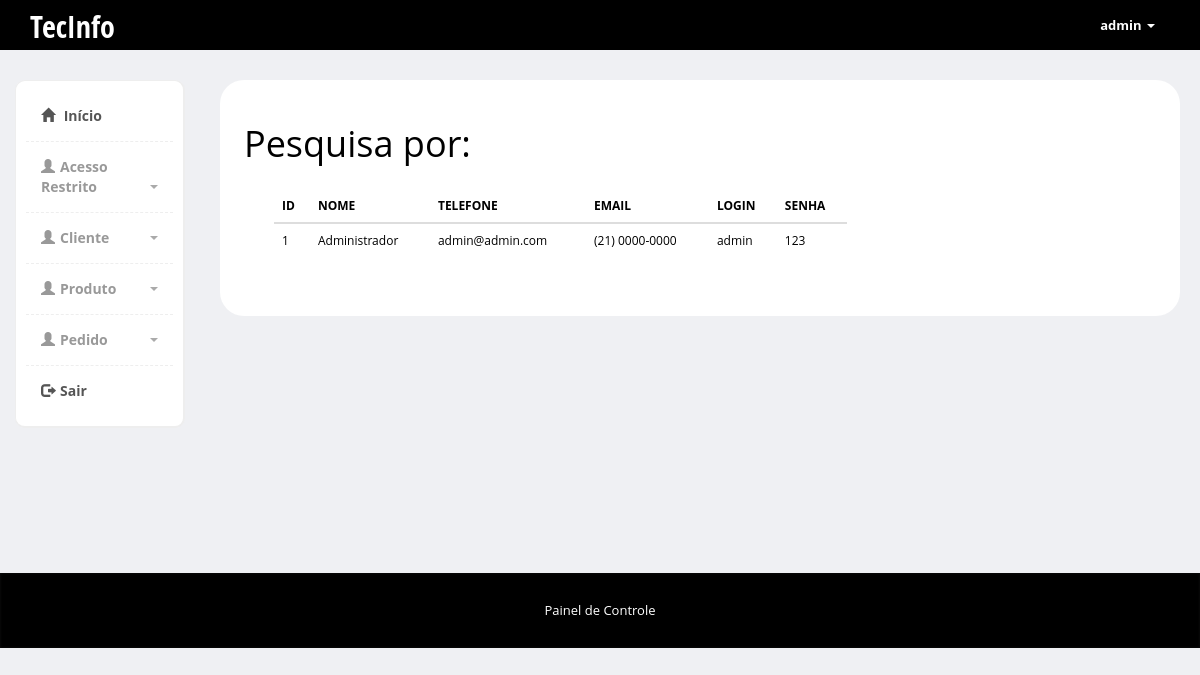
The app's page /admin/restrito-pesquisa-nome.php (signed in) with its own data.
### tables this page shows
CREATE TABLE `acesso_restrito` (
  `pk_restrito` int(11) NOT NULL,
  `nome` varchar(255) NOT NULL,
  `email` varchar(255) NOT NULL,
  `telefone` varchar(255) NOT NULL,
  `login` varchar(255) NOT NULL,
  `senha` varchar(255) NOT NULL
);

### admin/Restrito.class.php (called while the page is built, shortened)
<?php
class Restrito{
         public function pesquisarPorNome($nome){
        $pdo = Conexao::conexao();
        $sql = "SELECT * FROM acesso_restrito WHERE login like '%$nome%'";
        $consulta = $pdo->query($sql);
        while ($linha = $consulta->fetch(PDO::FETCH_ASSOC)){
            $dados[] = array(
                "id" => $linha['pk_restrito'],
                "nome" => $linha['nome'],
                "telefone" => $linha['telefone'],
                "email" => $linha['email'],
                "login" => $linha['login'],
                "senha" => $linha['senha'],
            );
        }
        return $dados;
    }
}

### admin/restrito-pesquisa-nome.php (the view, shortened to what this page needs)
<?php
require "Restrito.class.php";
$nome = $_POST['nome'];
$restrito = new Restrito();
$dados = $restrito->pesquisarPorNome($nome);
?>
<?php include "includes/header.php" ?>
    <section class="container table-responsive" style="background-color: white; width: 80%; padding: 2em; border-radius: 2em;  ">
        <h1>Pesquisa por: <?php echo $nome; ?></h1>
        <?php if(isset($dados)){ ?>
       <div class="col-md-10">
		  	<div class="row">
  				<div class="col-md-10">
		  				<div class="panel-body">
		  					<table class="table">
				              <thead>
				                <tr>
				                  <th>ID</th>
				                  <th>NOME</th>
				                  <th>TELEFONE</th>
				                  <th>EMAIL</th>
				                  <th>LOGIN</th>
				                  <th>SENHA</th>
				                </tr>
				              </thead>
				               <?php
								 foreach($dados as $dado => $coluna){
												echo "<tr>";
												echo "<td>".$coluna['id']."</td>";
												echo "<td>".$coluna['nome']."</td>";
												echo "<td>".$coluna['telefone']."</td>";
												echo "<td>".$coluna['email']."</td>";
												echo "<td>".$coluna['login']."</td>";
												echo "<td>".$coluna['senha']."</td>";
												echo "</tr>";
											}
								?>
								   <?php } ?>
				            </table>
		  				</div>
		  			</div>
  				</div>
  			</div>
    </section>
<br><br><br><br><br><br><br><br><br><br><br><br><br><br><br>
<?php include "includes/footer.php" ?>

### admin/css/styles.css (style rules this page uses)
body { font-family: 'Open Sans', sans-serif; position: relative; margin: 0px; font-size: 12px; padding: 0px; background-color:#FFFFFF; color:#000000; }
body { background-color: #eff0f3; }
.panel-body { clear:both; }

### records on screen
acesso_restrito: pk_restrito "1", nome "Administrador", telefone "admin@admin.com", email "(21) 0000-0000", login "admin", senha "123"

### other values on screen
$_SESSION['login'] "admin"
